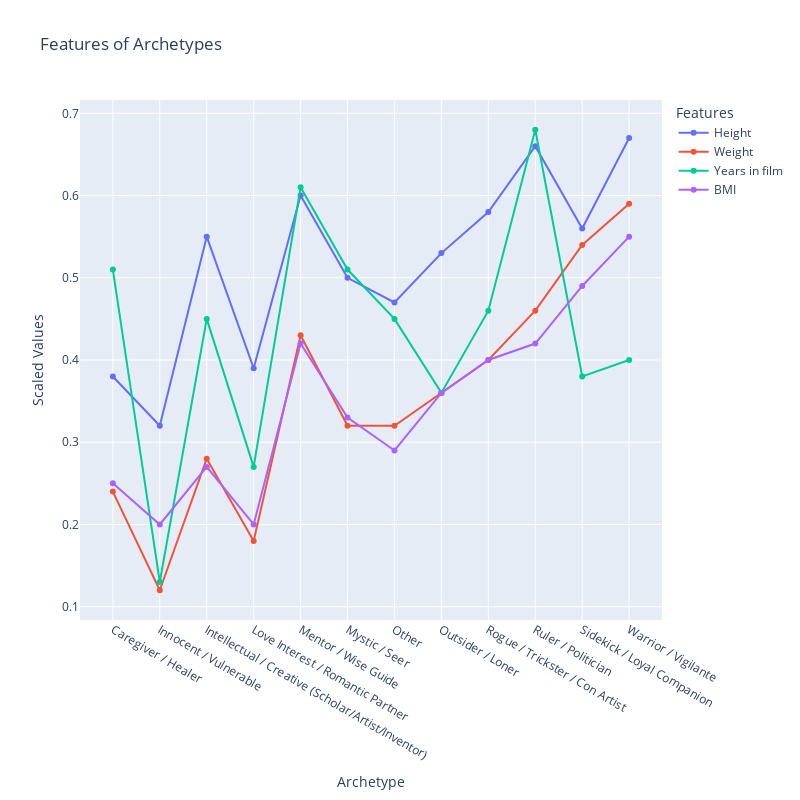

Notebook code cell kept with this figure:
### Markdown cell above
If we calculate those features we can create a portray for every archetype, but there is quite a lot of common features:
1. `Race` if European, `Religion` is Catholicism, `Nationality` is USA, `Place of Birth` is New York City (exception for archetype `Love Interest / Romantic Partner`, where it is Mumbai and for `Innocent / Vulnerable` where it is `Los Angeles`). This is probably because most of the films are created in USA. 
2. `Gender` is Female only for `Innocent / Vulnerable`, `Caregiver / Healer	`, and `Love Interest / Romantic Partner`.

### Code cell
# hidecode
fig = go.Figure()


for s, title in zip(
    ["actor_height", "weight", "years_in_film", "actor_bmi"],
    ["Height", "Weight", "Years in film", "BMI"],
):
    curr_values = data[s].dropna().values.reshape(-1, 1)
    mmax = np.quantile(curr_values, 0.95)
    mmin = np.quantile(curr_values, 0.05)

    scaled = (archetype_features_most_probable[s].values.reshape(-1, 1) - mmin) / (mmax - mmin)

    fig.add_trace(
        go.Scatter(
            x=archetype_features_most_probable["archetype"],
            y=scaled.flatten().round(2),
            mode="markers+lines",
            name=title,
            hovertemplate=(
                f"<b>{title}</b><br>"
                "Archetype: %{x}<br>"
                "Original Value: %{customdata[0]}<br>"
                "Scaled Value: %{y}<extra></extra>"
            ),
            customdata=archetype_features_most_probable[s].values.reshape(-1, 1).round(2),
        )
    )

fig.update_layout(
    title="Features of Archetypes",
    xaxis_title="Archetype",
    yaxis_title="Scaled Values",
    legend_title="Features",
    height=800,
    width=800,
)

fig.show()

# display.display_html(fig.to_html(full_html=False, include_plotlyjs='cdn'), raw=True)

### Figure 1 — Plotly figure (JSON) as saved in the notebook; plotly's stock layout.template omitted (floating-point values rounded to 4 significant figures)
{"data": [{"customdata": [[1.7], [1.68], [1.76], [1.71], [1.78], [1.74], [1.73], [1.75], [1.77], [1.79], [1.76], [1.8]], "hovertemplate": "<b>Height</b><br>Archetype: %{x}<br>Original Value: %{customdata[0]}<br>Scaled Value: %{y}<extra></extra>", "mode": "markers+lines", "name": "Height", "type": "scatter", "x": ["Caregiver / Healer", "Innocent / Vulnerable", "Intellectual / Creative (Scholar/Artist/Inventor)", "Love Interest / Romantic Partner", "Mentor / Wise Guide", "Mystic / Seer", "Other", "Outsider / Loner", "Rogue / Trickster / Con Artist", "Ruler / Politician", "Sidekick / Loyal Companion", "Warrior / Vigilante"], "y": [0.38, 0.32, 0.55, 0.39, 0.6, 0.5, 0.47, 0.53, 0.58, 0.66, 0.56, 0.67]}, {"customdata": [[65.4], [57.84], [67.78], [61.32], [77.67], [70.44], [70.54], [73.19], [75.79], [79.45], [84.72], [87.86]], "hovertemplate": "<b>Weight</b><br>Archetype: %{x}<br>Original Value: %{customdata[0]}<br>Scaled Value: %{y}<extra></extra>", "mode": "markers+lines", "name": "Weight", "type": "scatter", "x": ["Caregiver / Healer", "Innocent / Vulnerable", "Intellectual / Creative (Scholar/Artist/Inventor)", "Love Interest / Romantic Partner", "Mentor / Wise Guide", "Mystic / Seer", "Other", "Outsider / Loner", "Rogue / Trickster / Con Artist", "Ruler / Politician", "Sidekick / Loyal Companion", "Warrior / Vigilante"], "y": [0.24, 0.12, 0.28, 0.18, 0.43, 0.32, 0.32, 0.36, 0.4, 0.46, 0.54, 0.59]}, {"customdata": [[42.07], [24.45], [39.35], [31], [46.71], [42.12], [39.34], [35.08], [39.67], [49.75], [35.9], [37.02]], "hovertemplate": "<b>Years in film</b><br>Archetype: %{x}<br>Original Value: %{customdata[0]}<br>Scaled Value: %{y}<extra></extra>", "mode": "markers+lines", "name": "Years in film", "type": "scatter", "x": ["Caregiver / Healer", "Innocent / Vulnerable", "Intellectual / Creative (Scholar/Artist/Inventor)", "Love Interest / Romantic Partner", "Mentor / Wise Guide", "Mystic / Seer", "Other", "Outsider / Loner", "Rogue / Trickster / Con Artist", "Ruler / Politician", "Sidekick / Loyal Companion", "Warrior / Vigilante"], "y": [0.51, 0.13, 0.45, 0.27, 0.61, 0.51, 0.45, 0.36, 0.46, 0.68, 0.38, 0.4]}, {"customdata": [[20.97], [20.3], [21.37], [20.38], [23.49], [22.18], [21.61], [22.65], [23.2], [23.55], [24.58], [25.36]], "hovertemplate": "<b>BMI</b><br>Archetype: %{x}<br>Original Value: %{customdata[0]}<br>Scaled Value: %{y}<extra></extra>", "mode": "markers+lines", "name": "BMI", "type": "scatter", "x": ["Caregiver / Healer", "Innocent / Vulnerable", "Intellectual / Creative (Scholar/Artist/Inventor)", "Love Interest / Romantic Partner", "Mentor / Wise Guide", "Mystic / Seer", "Other", "Outsider / Loner", "Rogue / Trickster / Con Artist", "Ruler / Politician", "Sidekick / Loyal Companion", "Warrior / Vigilante"], "y": [0.25, 0.2, 0.27, 0.2, 0.42, 0.33, 0.29, 0.36, 0.4, 0.42, 0.49, 0.55]}], "layout": {"height": 800, "legend": {"title": {"text": "Features"}}, "title": {"text": "Features of Archetypes"}, "width": 800, "xaxis": {"title": {"text": "Archetype"}}, "yaxis": {"title": {"text": "Scaled Values"}}}}
